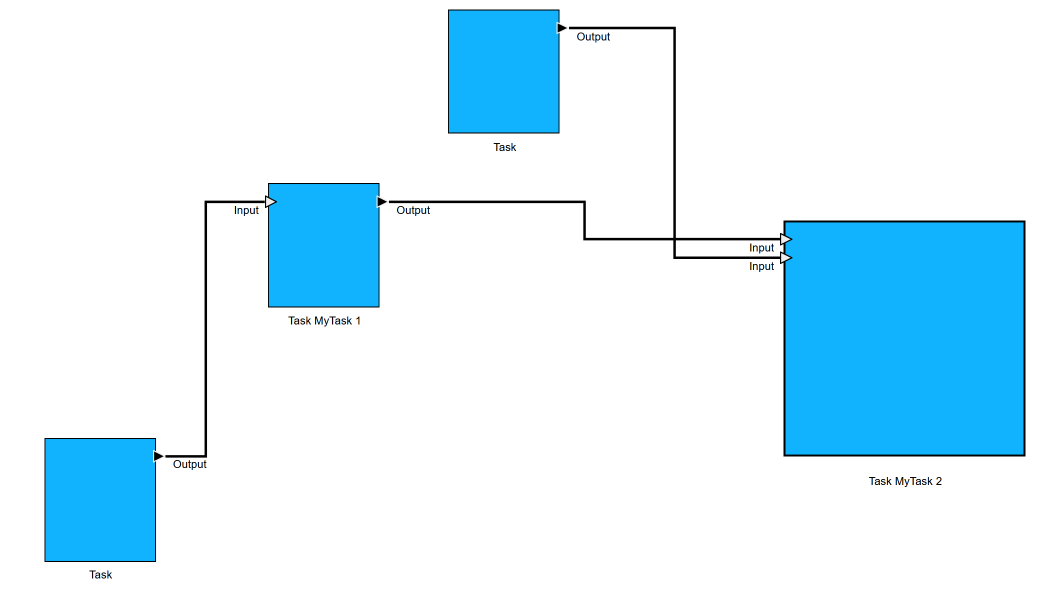
#> input picture images/testcase6.png, 2091 x 1188 px (shown at 1/2 size)
$ jupyter execute --allow-errors scalable_vertex_detection_allocations.ipynb
#> lines starting #> are read from the running program, lines starting #| are printed output that depends on the picture; after the words box and inside, x2 and y2 are one past the last pixel; in counts of white or black regions, pixels touching at a corner belong together
# Scalable Vertex Recognition

#### imports

[cell 1]
import cv2
import numpy as np
from matplotlib import pyplot as plt
import plotly.graph_objects as go

#### input

[cell 2]
activate_plotly = False # turn expensive renderings on and off

# Define the paths
target_image_path = 'images/testcase6.png' # version 2 for paper with scaled vertex
device_template_path = 'images/device.png'
subtask_template_path = 'images/subtask.png'

target_img = cv2.imread(target_image_path)
#> target_img is the input picture: shape (1188, 2091, 3); mean B, G, R 252, 240.3, 215.5
device_template= cv2.imread(device_template_path)
subtask_template = cv2.imread(subtask_template_path)

#> (the rest of this cell did not finish here and is left out)

#### finding subtasks first and drawing a grey box over them for further processing

#> (a cell that did not finish here is left out)

## Template Matching

Use opencv template matching: https://docs.opencv.org/4.10.0/df/dfb/group__imgproc__object.html

[cell 4]
import matplotlib.patches as mpatches

# Initialize the result matrix with zeros
res = np.zeros(target_img.shape[:2], dtype=np.float32)

# Perform template matching for each template and combine the results
#> (the rest of this cell did not finish here and is left out)

## Visualization after Thresholding

### Analysis After Thresholding

[cell 5]
# Set all values below the threshold to 0
thresholded_res = np.copy(res)
#> (the rest of this cell did not finish here and is left out)

### 2D on Target Image

[cell 6]
# Overlay the heatmap on the original image
plt.figure(figsize=(6,4))
plt.imshow(cv2.cvtColor(target_img, cv2.COLOR_BGR2RGB))
plt.imshow(thresholded_res, cmap='inferno', alpha=0.8, interpolation='nearest', vmin=0, vmax=1)  # `alpha` controls the transparency.
#> (the rest of this cell did not finish here and is left out)

## From Pixels to Boxes

### Threshold to get Foreground
Original target image is thresholded to get foreground. This is used to restrict matches to the foreground. TODO: is this still a thing?

[cell 7]
# Convert to grayscale
target_gray = cv2.cvtColor(target_img, cv2.COLOR_BGR2GRAY)
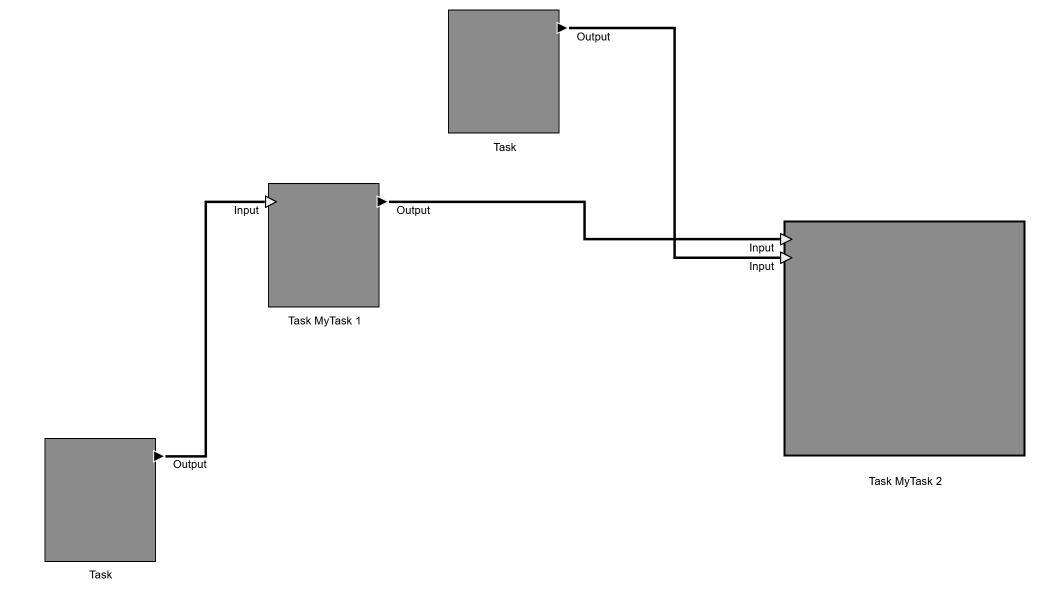
#> target_gray: shape (1188, 2091) (shown at 1/2 size); min 0, max 255, mean 234.2

# Threshold the image
_, target_thresh = cv2.threshold(target_gray, 245, 255, cv2.THRESH_BINARY_INV)
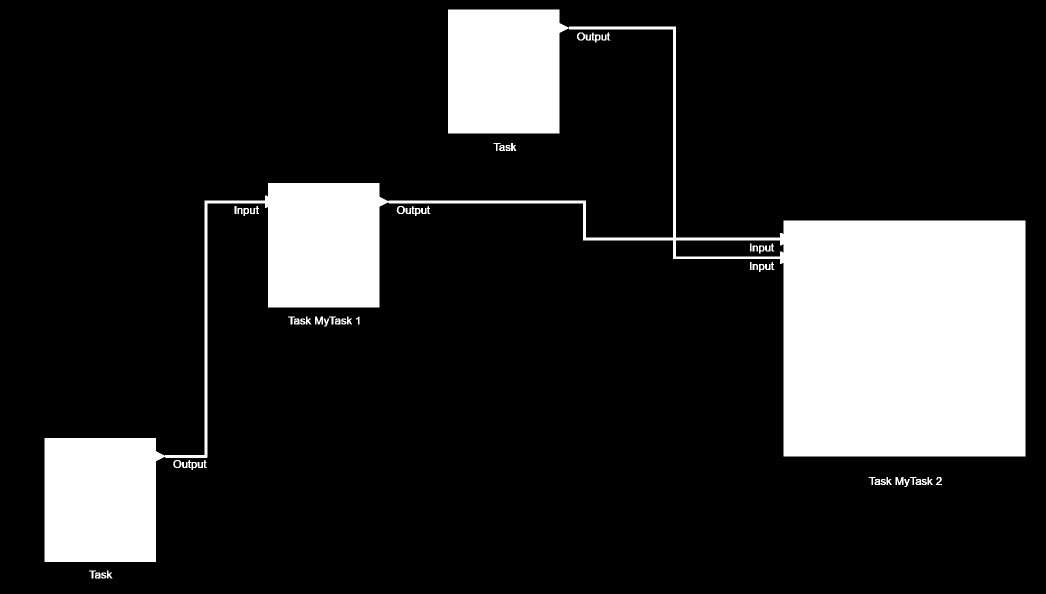
#> target_thresh: shape (1188, 2091) (shown at 1/2 size); 16.7% white; 62 white regions, largest, box (x1, y1, x2, y2) and area: (89, 19, 2051, 1124) 410089, (1791, 954, 1807, 970) 174, (630, 633, 646, 649) 173

### Visualize Foreground

[cell 8]
fig, ax = plt.subplots(1, 2, figsize=(7, 7))
ax[0].imshow(target_gray, cmap='gray')
ax[0].set_title('Target Image Grayscale')
ax[1].imshow(target_thresh, cmap='gray')
ax[1].set_title('Target Image Thresholded')
plt.show()
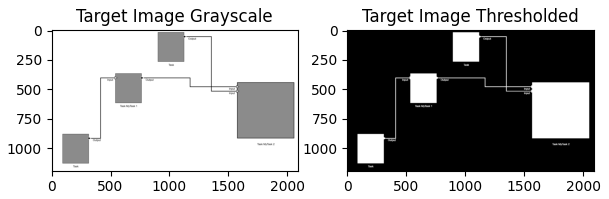
#> figure drawn by matplotlib, 2 panels

### Filter Foreground
Filters the bounding boxes of the vertices. Only locations in the foreground are kept. This is probably obsolete.

[cell 9]
loc_foreground = []
#> (the rest of this cell did not finish here and is left out)

### Visualize Bounding Boxes after Foreground Filtering

[cell 10]
target_img_bounding_boxes = target_img.copy()
#> (the rest of this cell did not finish here and is left out)

### Analyse Foreground Check
Foregound check has currently negligible effect and could be deactivated.

#> (a cell that did not finish here is left out)

#### ... on Target Image

[cell 12]
# Overlay the heatmap on the original image
plt.figure(figsize=(6,4))
plt.imshow(cv2.cvtColor(target_img, cv2.COLOR_BGR2RGB))
plt.imshow(thresholded_res, cmap='inferno', alpha=0.8, interpolation='nearest', vmin=0, vmax=1)  # `alpha` controls the transparency.
#> (the rest of this cell did not finish here and is left out)

Idea. To distinguish between differently coloured boxes do comparison above the threshold which coloured box gets the most points. Old idea. It is easier if it finds every box with confidence.

### Fill bounding boxes
Fills the bounding boxes of the vertices

[cell 13]
matched_templates_bbox_filled = np.zeros(target_img.shape[:2], dtype=np.uint8)
for pt in loc_foreground:
    cv2.rectangle(matched_templates_bbox_filled, pt, (pt[0] + device_template.shape[1], pt[1] + device_template.shape[0]), 255, -1)
#> matched_templates_bbox_filled: shape (1188, 2091); every value is 0

#### Plot filled bounding boxes

[cell 14]
# Draw the filled bounding boxes
fig, ax = plt.subplots(1, 1, figsize=(7, 7))
ax.imshow(matched_templates_bbox_filled, cmap='gray')
ax.set_title('Filled Bounding Boxes')
plt.show()

### Find Contours in the super boxes
The overlapping bounding boxes are now puzzled together to big boxes

[cell 15]
target_img_boundings_grouped = target_img.copy()

# Find contours
contours, _ = cv2.findContours(matched_templates_bbox_filled, cv2.RETR_EXTERNAL, cv2.CHAIN_APPROX_SIMPLE)
#> contours = []

# Store the bounding boxes of the vertices
bounding_boxes = []

# Draw bounding boxes based on contours and save their coordinates
for cnt in contours:
    x, y, w, h = cv2.boundingRect(cnt)
    bounding_boxes.append((x, y, w, h))
#> after the loop, bounding_boxes = []
print(f"bounding_boxes: {bounding_boxes}")
#| bounding_boxes: []

$ run again, with images/testcase0.png copied over images/testcase6.png
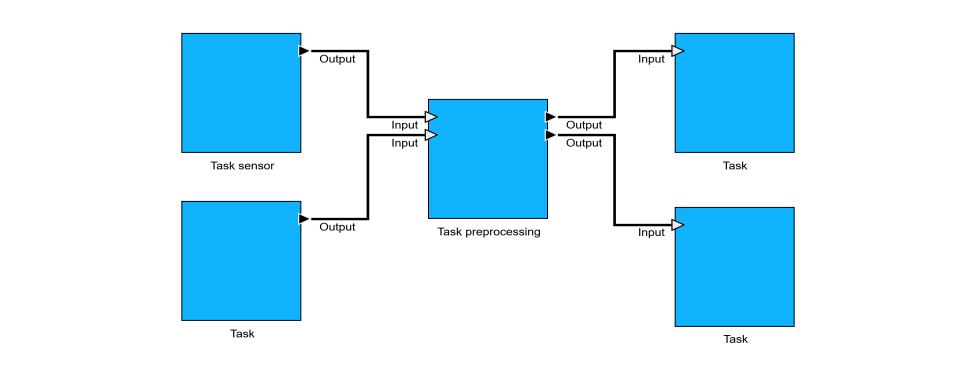
#> input picture images/testcase0.png, 1920 x 757 px (shown at 1/2 size)
#> target_img is the input picture: shape (757, 1920, 3); mean B, G, R 251, 236.4, 205.5
#> `_, target_thresh = cv2.threshold(target_gray, 245, 255, cv2.THRESH_BIN..`:
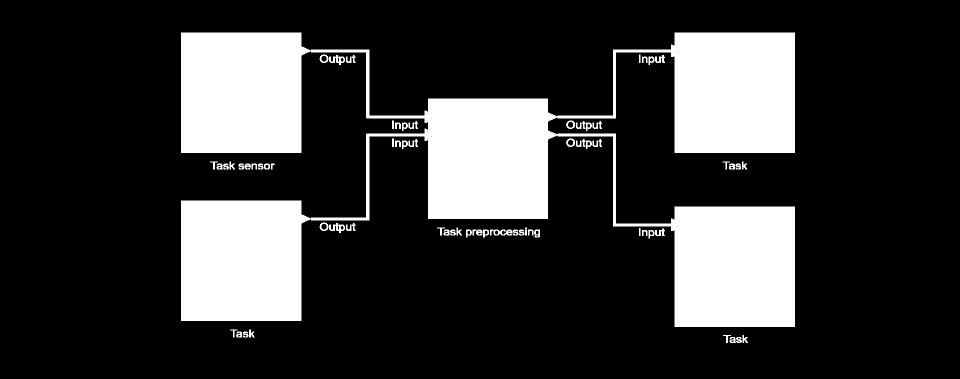
#> target_thresh: shape (757, 1920) (shown at 1/2 size); 21.3% white; 75 white regions (1 under 20 px), largest, box (x1, y1, x2, y2) and area: (362, 65, 1590, 654) 301008, (980, 459, 1025, 471) 341, (658, 110, 690, 130) 318
#> `plt.show()`:
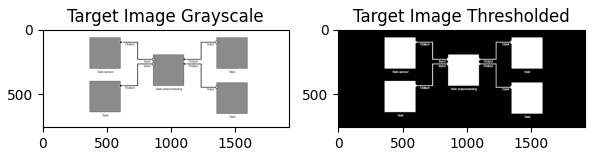
#> figure drawn by matplotlib, 2 panels
#| bounding_boxes: []

$ run again, with images/testcase1.png copied over images/testcase6.png
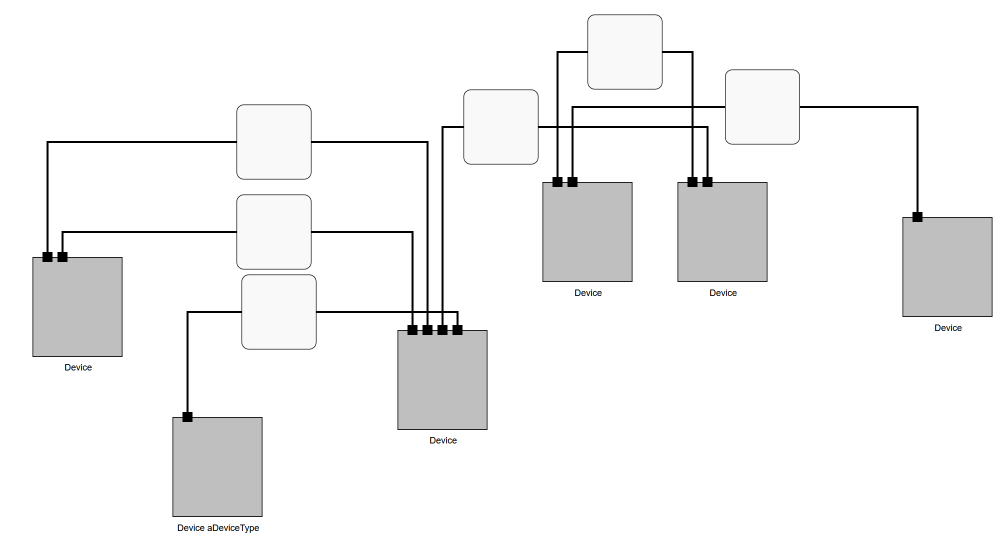
#> input picture images/testcase1.png, 2006 x 1107 px (shown at 1/2 size)
#> target_img is the input picture: shape (1107, 2006, 3); mean B, G, R 244.4, 244.4, 244.4
#> `_, target_thresh = cv2.threshold(target_gray, 245, 255, cv2.THRESH_BIN..`:
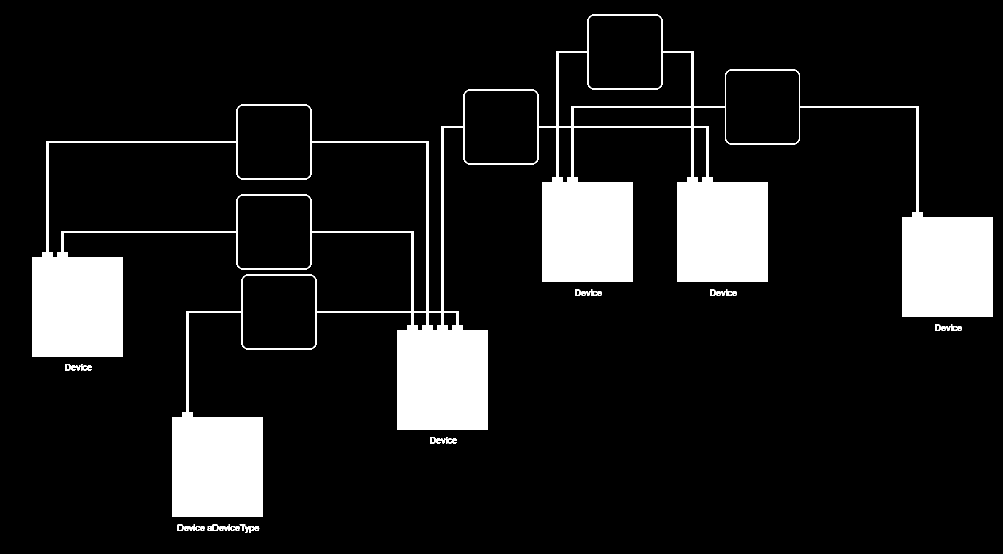
#> target_thresh: shape (1107, 2006) (shown at 1/2 size); 11.3% white; 27 white regions (7 under 20 px), largest, box (x1, y1, x2, y2) and area: (65, 29, 1985, 1034) 247512, (489, 1052, 519, 1066) 212, (1150, 579, 1181, 592) 211
#> `plt.show()`:
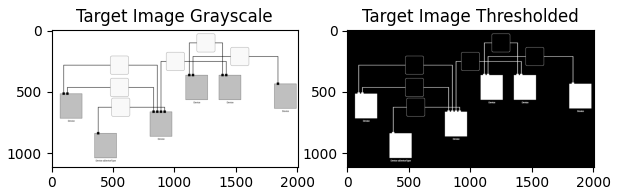
#> figure drawn by matplotlib, 2 panels
#| bounding_boxes: []

$ run again, with images/testcase10.png copied over images/testcase6.png
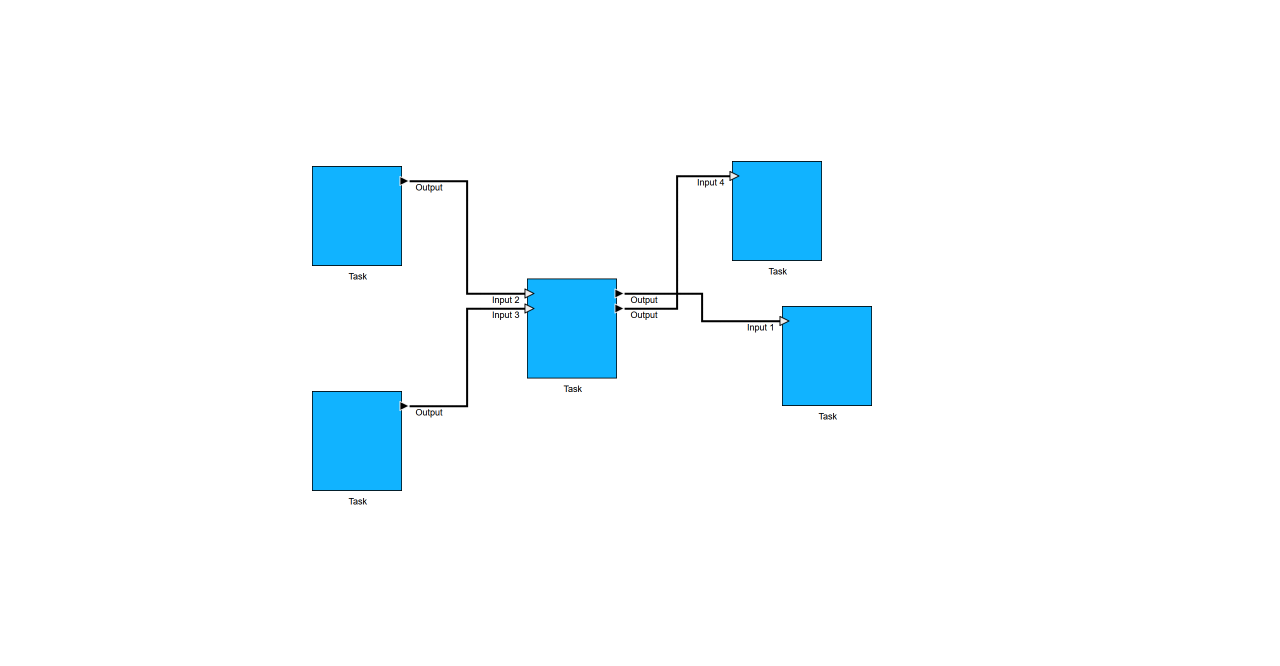
#> input picture images/testcase10.png, 2560 x 1331 px (shown at 1/2 size)
#> target_img is the input picture: shape (1331, 2560, 3); mean B, G, R 253.8, 249.9, 241.7
#> `_, target_thresh = cv2.threshold(target_gray, 245, 255, cv2.THRESH_BIN..`:
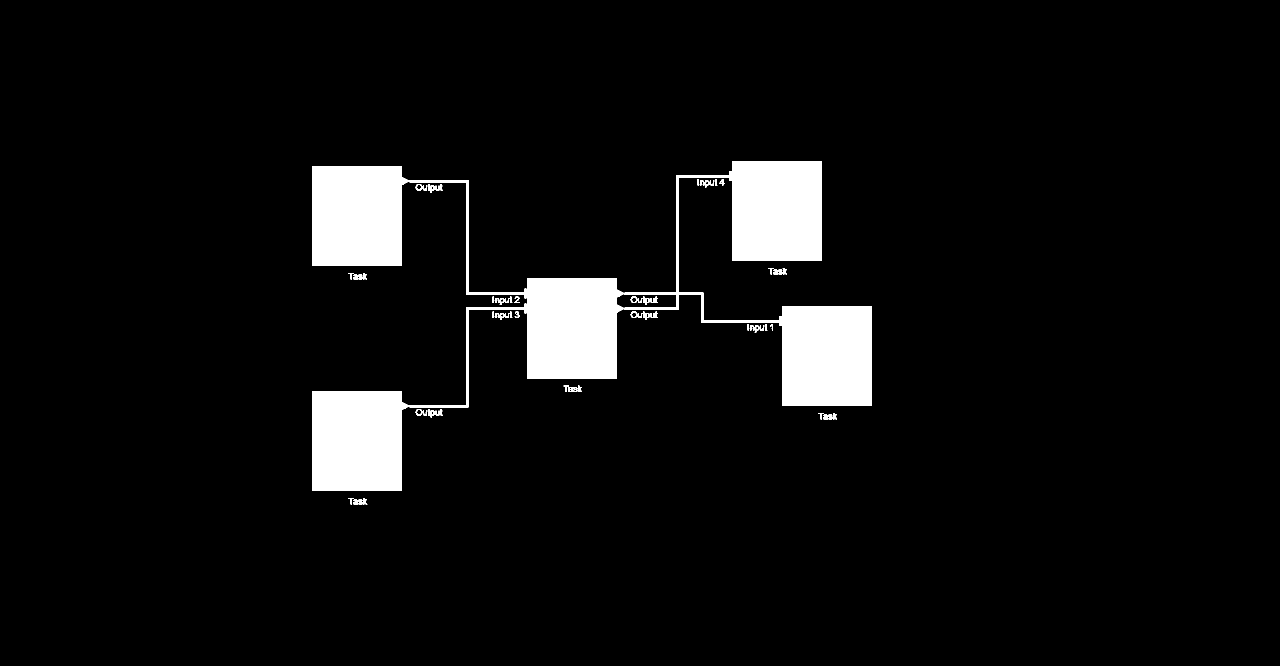
#> target_thresh: shape (1331, 2560) (shown at 1/2 size); 5.7% white; 39 white regions, largest, box (x1, y1, x2, y2) and area: (624, 322, 1744, 982) 189471, (706, 996, 735, 1009) 211, (1646, 826, 1674, 839) 210
#> `plt.show()`:
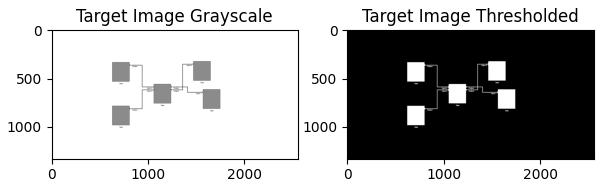
#> figure drawn by matplotlib, 2 panels
#| bounding_boxes: []
